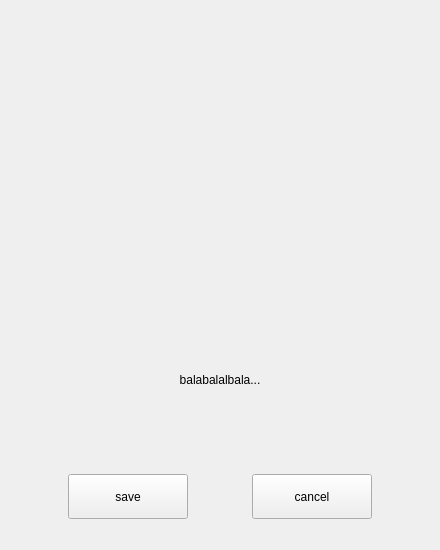
<?xml version="1.0" encoding="UTF-8"?>
<ui version="4.0">
 <class>FingerprintEnrollDialog</class>
 <widget class="QWidget" name="FingerprintEnrollDialog">
  <property name="geometry">
   <rect>
    <x>0</x>
    <y>0</y>
    <width>440</width>
    <height>550</height>
   </rect>
  </property>
  <property name="windowTitle">
   <string>FingerprintEnrollDialog</string>
  </property>
  <layout class="QVBoxLayout" name="verticalLayout">
   <item>
    <spacer name="verticalSpacer">
     <property name="orientation">
      <enum>Qt::Vertical</enum>
     </property>
     <property name="sizeHint" stdset="0">
      <size>
       <width>20</width>
       <height>40</height>
      </size>
     </property>
    </spacer>
   </item>
   <item alignment="Qt::AlignHCenter">
    <widget class="EnrollProgressBar" name="enrollProgress" native="true">
     <property name="sizePolicy">
      <sizepolicy hsizetype="Fixed" vsizetype="Fixed">
       <horstretch>0</horstretch>
       <verstretch>0</verstretch>
      </sizepolicy>
     </property>
     <property name="minimumSize">
      <size>
       <width>274</width>
       <height>274</height>
      </size>
     </property>
     <property name="maximumSize">
      <size>
       <width>274</width>
       <height>260</height>
      </size>
     </property>
     <layout class="QHBoxLayout" name="horizontalLayout_2"/>
    </widget>
   </item>
   <item>
    <layout class="QHBoxLayout" name="horizontalLayout_3">
     <property name="topMargin">
      <number>20</number>
     </property>
     <property name="bottomMargin">
      <number>20</number>
     </property>
     <item>
      <widget class="QLabel" name="label_msg">
       <property name="sizePolicy">
        <sizepolicy hsizetype="Expanding" vsizetype="Preferred">
         <horstretch>0</horstretch>
         <verstretch>0</verstretch>
        </sizepolicy>
       </property>
       <property name="text">
        <string>balabalalbala...</string>
       </property>
       <property name="alignment">
        <set>Qt::AlignCenter</set>
       </property>
      </widget>
     </item>
    </layout>
   </item>
   <item>
    <spacer name="verticalSpacer_3">
     <property name="orientation">
      <enum>Qt::Vertical</enum>
     </property>
     <property name="sizeHint" stdset="0">
      <size>
       <width>20</width>
       <height>40</height>
      </size>
     </property>
    </spacer>
   </item>
   <item>
    <layout class="QHBoxLayout" name="horizontalLayout">
     <property name="bottomMargin">
      <number>20</number>
     </property>
     <item>
      <spacer name="horizontalSpacer_2">
       <property name="orientation">
        <enum>Qt::Horizontal</enum>
       </property>
       <property name="sizeHint" stdset="0">
        <size>
         <width>40</width>
         <height>20</height>
        </size>
       </property>
      </spacer>
     </item>
     <item>
      <widget class="QPushButton" name="btn_save">
       <property name="sizePolicy">
        <sizepolicy hsizetype="Fixed" vsizetype="Fixed">
         <horstretch>0</horstretch>
         <verstretch>0</verstretch>
        </sizepolicy>
       </property>
       <property name="minimumSize">
        <size>
         <width>120</width>
         <height>45</height>
        </size>
       </property>
       <property name="maximumSize">
        <size>
         <width>16777215</width>
         <height>45</height>
        </size>
       </property>
       <property name="text">
        <string>save</string>
       </property>
      </widget>
     </item>
     <item>
      <spacer name="horizontalSpacer">
       <property name="orientation">
        <enum>Qt::Horizontal</enum>
       </property>
       <property name="sizeHint" stdset="0">
        <size>
         <width>40</width>
         <height>20</height>
        </size>
       </property>
      </spacer>
     </item>
     <item>
      <widget class="QPushButton" name="btn_cancel">
       <property name="sizePolicy">
        <sizepolicy hsizetype="Fixed" vsizetype="Fixed">
         <horstretch>0</horstretch>
         <verstretch>0</verstretch>
        </sizepolicy>
       </property>
       <property name="minimumSize">
        <size>
         <width>120</width>
         <height>45</height>
        </size>
       </property>
       <property name="maximumSize">
        <size>
         <width>16777215</width>
         <height>45</height>
        </size>
       </property>
       <property name="text">
        <string>cancel</string>
       </property>
      </widget>
     </item>
     <item>
      <spacer name="horizontalSpacer_3">
       <property name="orientation">
        <enum>Qt::Horizontal</enum>
       </property>
       <property name="sizeHint" stdset="0">
        <size>
         <width>40</width>
         <height>20</height>
        </size>
       </property>
      </spacer>
     </item>
    </layout>
   </item>
  </layout>
 </widget>
 <customwidgets>
  <customwidget>
   <class>EnrollProgressBar</class>
   <extends>QWidget</extends>
   <header location="global">enroll-progressbar.h</header>
   <container>1</container>
  </customwidget>
 </customwidgets>
 <resources/>
 <connections/>
</ui>
